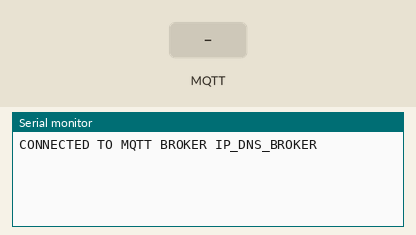
This sketch was run on a simulated ESP8266 (NodeMCU). Parts: the last lines printed to the serial monitor. Inputs (shaded band) come from the test bench. WiFi joins after 1.5 s; servers stay silent unless stated; no MQTT or app messages arrive unless stated.

Above: at 2.7 s.
2.8 s: MQTT message "1" arrives on the first subscribed topic
At 4.0 s:
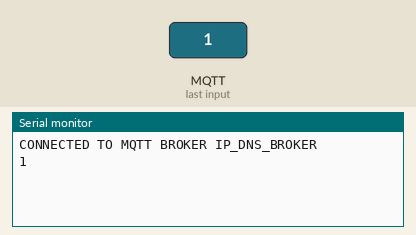
4.3 s: MQTT message "on" arrives on the first subscribed topic
At 5.2 s:
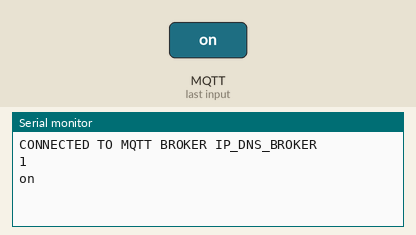
5.8 s: MQTT message "off" arrives on the first subscribed topic
At 6.4 s:
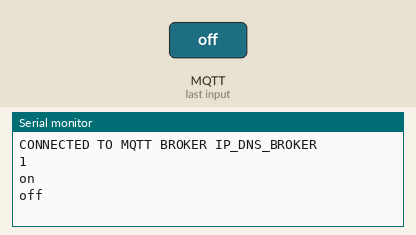

The sketch:

SIMPLES.ino
```cpp
// (licence header left out)
//MQTT - como instalar -> https://www.youtube.com/watch?v=GMMH6qT8_f4
#include <PubSubClient.h>
//ESP - como instalar -> https://www.youtube.com/watch?v=4d8joORYTIA&t=1s
#include <ESP8266WiFi.h>
//Wi-Fi Manager  como instalar -> https://www.youtube.com/watch?v=wWO9n5DnuLA
#include <DNSServer.h>
#include <ESP8266WebServer.h>
#include <WiFiManager.h>


// Configuração do acesso ao Broker MQTT
#define MQTT_AUTH false
#define MQTT_USERNAME ""
#define MQTT_PASSWORD ""

//Constantes
const String HOSTNAME  = "MySuperProject"; //NOME DO DEVICE, este nome tambem é utilizado apra criar o Access Point para configuração
const char * MQTT_COMMAND_TOPIC = "superTopic/set"; //Topico de exemplo onde o Device subscreve (por exemplo controlar uma lâmpada)
const char * MQTT_STATE_TOPIC = "superTopic/state"; //Topico de exemplo onde o Device publica (por exemplo o estado da lâmpada ON ou OFF)

//MQTT BROKERS GRATUITOS PARA TESTES https://github.com/mqtt/mqtt.github.io/wiki/public_brokers
const char* MQTT_SERVER = "IP_DNS_BROKER"; //IP ou DNS do Broker MQTT

WiFiClient wclient;
PubSubClient client(MQTT_SERVER,1883,wclient);

void setup() {
  Serial.begin(115200);
  WiFiManager wifiManager;

  //wifiManager.resetSettings(); //Limpa a configuração anterior do Wi-Fi SSID e Password, procedimento, 1º descomentar a linha, 2º Fazer Upload do código para o ESP e deixar o ESP arrancar, 3º Voltar a comentar a linha e enviar novamente o código para o ESP
  /*define o tempo limite até o portal de configuração ficar novamente inátivo,
   útil para quando alteramos a password do AP*/
  wifiManager.setTimeout(180);
  wifiManager.autoConnect(HOSTNAME.c_str());
  client.setCallback(callback); //Registo da função que vai responder ás mensagens vindos do MQTT
}

//Chamada de recepção de mensagem
void callback(char* topic, byte* payload, unsigned int length) {
  String payloadStr = "";
  for (int i=0; i<length; i++) {
    payloadStr += (char)payload[i];
  }
  String topicStr = String(topic);
  if(topicStr.equals(MQTT_COMMAND_TOPIC)){
  //TOPICO DE TESTE
    Serial.println(payloadStr);
  }
}

//Verifica se o estado da ligação está ativa e se não estiver tenta conectar-se
bool checkMqttConnection(){
  if (!client.connected()) {
    if (MQTT_AUTH ? client.connect(HOSTNAME.c_str(),MQTT_USERNAME, MQTT_PASSWORD) : client.connect(HOSTNAME.c_str())) {
      Serial.println("CONNECTED TO MQTT BROKER "+String(MQTT_SERVER));
      //SUBSCRIÇÃO DE TOPICOS
      client.subscribe(MQTT_COMMAND_TOPIC);
    }
  }
  return client.connected();
}

void loop() {
  if (WiFi.status() == WL_CONNECTED) {
    if (checkMqttConnection()){
      client.loop();
    }
  }
}
```

Measured:
- after the input at 2.8 s, the serial monitor: prints a new line at once (image 1)
- after the input at 4.3 s, the serial monitor: prints a new line at once (image 2)
- after the input at 5.8 s, the serial monitor: prints a new line at once (image 3)
